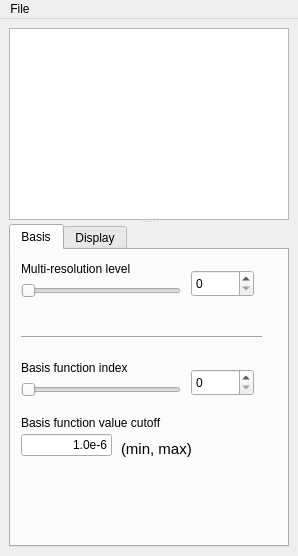
<?xml version="1.0" encoding="UTF-8"?>
<ui version="4.0">
 <class>MainWindow</class>
 <widget class="QMainWindow" name="MainWindow">
  <property name="geometry">
   <rect>
    <x>0</x>
    <y>0</y>
    <width>298</width>
    <height>556</height>
   </rect>
  </property>
  <property name="windowTitle">
   <string>MainWindow</string>
  </property>
  <widget class="QWidget" name="centralWidget">
   <layout class="QGridLayout">
    <item row="0" column="0">
     <widget class="QSplitter" name="splitter_2">
      <property name="orientation">
       <enum>Qt::Horizontal</enum>
      </property>
      <widget class="QSplitter" name="splitter">
       <property name="orientation">
        <enum>Qt::Vertical</enum>
       </property>
       <widget class="QListWidget" name="listWidget">
        <property name="sizePolicy">
         <sizepolicy hsizetype="Expanding" vsizetype="Expanding">
          <horstretch>0</horstretch>
          <verstretch>0</verstretch>
         </sizepolicy>
        </property>
        <property name="selectionMode">
         <enum>QAbstractItemView::SingleSelection</enum>
        </property>
        <property name="selectionRectVisible">
         <bool>false</bool>
        </property>
       </widget>
       <widget class="QTabWidget" name="tabWidget">
        <property name="sizePolicy">
         <sizepolicy hsizetype="Expanding" vsizetype="Expanding">
          <horstretch>0</horstretch>
          <verstretch>5</verstretch>
         </sizepolicy>
        </property>
        <property name="tabShape">
         <enum>QTabWidget::Rounded</enum>
        </property>
        <property name="currentIndex">
         <number>0</number>
        </property>
        <widget class="QWidget" name="tab">
         <attribute name="title">
          <string>Basis</string>
         </attribute>
         <widget class="QSlider" name="hSlider_basisIndex">
          <property name="geometry">
           <rect>
            <x>10</x>
            <y>129</y>
            <width>160</width>
            <height>22</height>
           </rect>
          </property>
          <property name="maximum">
           <number>10</number>
          </property>
          <property name="orientation">
           <enum>Qt::Horizontal</enum>
          </property>
         </widget>
         <widget class="QLabel" name="label_basisIndex">
          <property name="geometry">
           <rect>
            <x>10</x>
            <y>109</y>
            <width>161</width>
            <height>17</height>
           </rect>
          </property>
          <property name="text">
           <string>Basis function index</string>
          </property>
         </widget>
         <widget class="QSpinBox" name="spinBox_basisIndex">
          <property name="geometry">
           <rect>
            <x>180</x>
            <y>119</y>
            <width>63</width>
            <height>27</height>
           </rect>
          </property>
          <property name="readOnly">
           <bool>false</bool>
          </property>
          <property name="buttonSymbols">
           <enum>QAbstractSpinBox::UpDownArrows</enum>
          </property>
         </widget>
         <widget class="QLabel" name="label_level">
          <property name="geometry">
           <rect>
            <x>10</x>
            <y>10</y>
            <width>171</width>
            <height>17</height>
           </rect>
          </property>
          <property name="text">
           <string>Multi-resolution level</string>
          </property>
         </widget>
         <widget class="QSpinBox" name="spinBox_level">
          <property name="geometry">
           <rect>
            <x>180</x>
            <y>20</y>
            <width>63</width>
            <height>27</height>
           </rect>
          </property>
          <property name="readOnly">
           <bool>false</bool>
          </property>
          <property name="buttonSymbols">
           <enum>QAbstractSpinBox::UpDownArrows</enum>
          </property>
         </widget>
         <widget class="QSlider" name="hSlider_level">
          <property name="geometry">
           <rect>
            <x>10</x>
            <y>30</y>
            <width>160</width>
            <height>22</height>
           </rect>
          </property>
          <property name="orientation">
           <enum>Qt::Horizontal</enum>
          </property>
         </widget>
         <widget class="Line" name="line">
          <property name="geometry">
           <rect>
            <x>10</x>
            <y>79</y>
            <width>241</width>
            <height>16</height>
           </rect>
          </property>
          <property name="orientation">
           <enum>Qt::Horizontal</enum>
          </property>
         </widget>
         <widget class="QLabel" name="label_basisCutoff_minmax">
          <property name="geometry">
           <rect>
            <x>110</x>
            <y>190</y>
            <width>121</width>
            <height>17</height>
           </rect>
          </property>
          <property name="font">
           <font>
            <pointsize>11</pointsize>
           </font>
          </property>
          <property name="layoutDirection">
           <enum>Qt::LeftToRight</enum>
          </property>
          <property name="text">
           <string>(min, max)</string>
          </property>
         </widget>
         <widget class="QLabel" name="label_basisCutoff">
          <property name="geometry">
           <rect>
            <x>10</x>
            <y>164</y>
            <width>221</width>
            <height>17</height>
           </rect>
          </property>
          <property name="text">
           <string>Basis function value cutoff</string>
          </property>
         </widget>
         <widget class="QLineEdit" name="lineEdit_basisCutoff">
          <property name="geometry">
           <rect>
            <x>10</x>
            <y>184</y>
            <width>91</width>
            <height>22</height>
           </rect>
          </property>
          <property name="layoutDirection">
           <enum>Qt::LeftToRight</enum>
          </property>
          <property name="text">
           <string>1.0e-6</string>
          </property>
          <property name="alignment">
           <set>Qt::AlignRight|Qt::AlignTrailing|Qt::AlignVCenter</set>
          </property>
         </widget>
        </widget>
        <widget class="QWidget" name="tab_2">
         <attribute name="title">
          <string>Display</string>
         </attribute>
         <widget class="QLabel" name="label">
          <property name="geometry">
           <rect>
            <x>10</x>
            <y>10</y>
            <width>241</width>
            <height>17</height>
           </rect>
          </property>
          <property name="text">
           <string>Multi-scale graph edge opacity</string>
          </property>
         </widget>
         <widget class="QSlider" name="hSlider_TAlpha">
          <property name="geometry">
           <rect>
            <x>10</x>
            <y>30</y>
            <width>241</width>
            <height>22</height>
           </rect>
          </property>
          <property name="orientation">
           <enum>Qt::Horizontal</enum>
          </property>
         </widget>
         <widget class="QSlider" name="hSlider_ExtBasisAlpha">
          <property name="geometry">
           <rect>
            <x>10</x>
            <y>90</y>
            <width>241</width>
            <height>22</height>
           </rect>
          </property>
          <property name="orientation">
           <enum>Qt::Horizontal</enum>
          </property>
         </widget>
         <widget class="QLabel" name="label_2">
          <property name="geometry">
           <rect>
            <x>10</x>
            <y>70</y>
            <width>251</width>
            <height>17</height>
           </rect>
          </property>
          <property name="text">
           <string>Basis function graph edge opacity</string>
          </property>
         </widget>
         <widget class="QSlider" name="hSlider_GraphAlpha">
          <property name="geometry">
           <rect>
            <x>10</x>
            <y>150</y>
            <width>241</width>
            <height>22</height>
           </rect>
          </property>
          <property name="orientation">
           <enum>Qt::Horizontal</enum>
          </property>
         </widget>
         <widget class="QLabel" name="label_3">
          <property name="geometry">
           <rect>
            <x>10</x>
            <y>130</y>
            <width>251</width>
            <height>17</height>
           </rect>
          </property>
          <property name="text">
           <string>Background graph edge opacity</string>
          </property>
         </widget>
        </widget>
       </widget>
      </widget>
     </widget>
    </item>
   </layout>
  </widget>
  <widget class="QMenuBar" name="menuBar">
   <property name="geometry">
    <rect>
     <x>0</x>
     <y>0</y>
     <width>298</width>
     <height>22</height>
    </rect>
   </property>
   <widget class="QMenu" name="menuFile">
    <property name="title">
     <string>File</string>
    </property>
    <addaction name="actionNew"/>
    <addaction name="separator"/>
    <addaction name="actionExit"/>
   </widget>
   <addaction name="menuFile"/>
  </widget>
  <action name="actionNew">
   <property name="text">
    <string>New</string>
   </property>
   <property name="shortcut">
    <string>Ctrl+N</string>
   </property>
  </action>
  <action name="actionExit">
   <property name="text">
    <string>Exit</string>
   </property>
   <property name="shortcut">
    <string>Ctrl+Q</string>
   </property>
  </action>
 </widget>
 <resources/>
 <connections/>
</ui>
